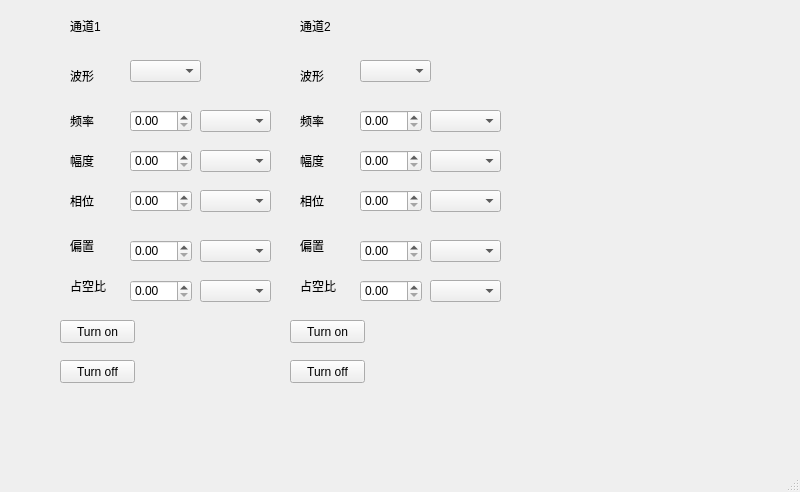
<?xml version="1.0" encoding="UTF-8"?>
<ui version="4.0">
 <class>MainWindow</class>
 <widget class="QMainWindow" name="MainWindow">
  <property name="geometry">
   <rect>
    <x>0</x>
    <y>0</y>
    <width>800</width>
    <height>492</height>
   </rect>
  </property>
  <property name="windowTitle">
   <string>MainWindow</string>
  </property>
  <widget class="QWidget" name="centralwidget">
   <widget class="QPushButton" name="TurnOn">
    <property name="geometry">
     <rect>
      <x>60</x>
      <y>320</y>
      <width>75</width>
      <height>23</height>
     </rect>
    </property>
    <property name="text">
     <string>Turn on</string>
    </property>
   </widget>
   <widget class="QLabel" name="label">
    <property name="geometry">
     <rect>
      <x>70</x>
      <y>110</y>
      <width>45</width>
      <height>21</height>
     </rect>
    </property>
    <property name="text">
     <string>频率</string>
    </property>
   </widget>
   <widget class="QLabel" name="label_2">
    <property name="geometry">
     <rect>
      <x>70</x>
      <y>150</y>
      <width>45</width>
      <height>21</height>
     </rect>
    </property>
    <property name="text">
     <string>幅度</string>
    </property>
   </widget>
   <widget class="QLabel" name="label_3">
    <property name="geometry">
     <rect>
      <x>70</x>
      <y>190</y>
      <width>45</width>
      <height>21</height>
     </rect>
    </property>
    <property name="text">
     <string>相位</string>
    </property>
   </widget>
   <widget class="QPushButton" name="TurnOff">
    <property name="geometry">
     <rect>
      <x>60</x>
      <y>360</y>
      <width>75</width>
      <height>23</height>
     </rect>
    </property>
    <property name="text">
     <string>Turn off</string>
    </property>
   </widget>
   <widget class="QLabel" name="label_4">
    <property name="geometry">
     <rect>
      <x>70</x>
      <y>240</y>
      <width>54</width>
      <height>12</height>
     </rect>
    </property>
    <property name="text">
     <string>偏置</string>
    </property>
   </widget>
   <widget class="QDoubleSpinBox" name="freqInput">
    <property name="geometry">
     <rect>
      <x>130</x>
      <y>110</y>
      <width>62</width>
      <height>22</height>
     </rect>
    </property>
    <property name="maximum">
     <double>20000.000000000000000</double>
    </property>
   </widget>
   <widget class="QDoubleSpinBox" name="ampInput">
    <property name="geometry">
     <rect>
      <x>130</x>
      <y>150</y>
      <width>62</width>
      <height>22</height>
     </rect>
    </property>
    <property name="singleStep">
     <double>0.100000000000000</double>
    </property>
   </widget>
   <widget class="QDoubleSpinBox" name="phiInput">
    <property name="geometry">
     <rect>
      <x>130</x>
      <y>190</y>
      <width>62</width>
      <height>22</height>
     </rect>
    </property>
    <property name="maximum">
     <double>360.000000000000000</double>
    </property>
   </widget>
   <widget class="QDoubleSpinBox" name="offsetInput">
    <property name="geometry">
     <rect>
      <x>130</x>
      <y>240</y>
      <width>62</width>
      <height>22</height>
     </rect>
    </property>
    <property name="singleStep">
     <double>0.100000000000000</double>
    </property>
   </widget>
   <widget class="QComboBox" name="freqMultiple">
    <property name="geometry">
     <rect>
      <x>200</x>
      <y>110</y>
      <width>71</width>
      <height>22</height>
     </rect>
    </property>
   </widget>
   <widget class="QComboBox" name="waveSelect">
    <property name="geometry">
     <rect>
      <x>130</x>
      <y>60</y>
      <width>71</width>
      <height>22</height>
     </rect>
    </property>
   </widget>
   <widget class="QLabel" name="label_5">
    <property name="geometry">
     <rect>
      <x>70</x>
      <y>70</y>
      <width>54</width>
      <height>12</height>
     </rect>
    </property>
    <property name="text">
     <string>波形</string>
    </property>
   </widget>
   <widget class="QLabel" name="label_6">
    <property name="geometry">
     <rect>
      <x>70</x>
      <y>280</y>
      <width>54</width>
      <height>12</height>
     </rect>
    </property>
    <property name="text">
     <string>占空比</string>
    </property>
   </widget>
   <widget class="QDoubleSpinBox" name="dutyInput">
    <property name="geometry">
     <rect>
      <x>130</x>
      <y>280</y>
      <width>62</width>
      <height>22</height>
     </rect>
    </property>
    <property name="maximum">
     <double>100.000000000000000</double>
    </property>
    <property name="singleStep">
     <double>10.000000000000000</double>
    </property>
   </widget>
   <widget class="QComboBox" name="ampMultiple">
    <property name="geometry">
     <rect>
      <x>200</x>
      <y>150</y>
      <width>71</width>
      <height>22</height>
     </rect>
    </property>
   </widget>
   <widget class="QComboBox" name="phiMultiple">
    <property name="geometry">
     <rect>
      <x>200</x>
      <y>190</y>
      <width>71</width>
      <height>22</height>
     </rect>
    </property>
   </widget>
   <widget class="QComboBox" name="offsetMultiple">
    <property name="geometry">
     <rect>
      <x>200</x>
      <y>240</y>
      <width>71</width>
      <height>22</height>
     </rect>
    </property>
   </widget>
   <widget class="QComboBox" name="dutyMultiple">
    <property name="geometry">
     <rect>
      <x>200</x>
      <y>280</y>
      <width>71</width>
      <height>22</height>
     </rect>
    </property>
   </widget>
   <widget class="QDoubleSpinBox" name="ampInput_2">
    <property name="geometry">
     <rect>
      <x>360</x>
      <y>150</y>
      <width>62</width>
      <height>22</height>
     </rect>
    </property>
    <property name="singleStep">
     <double>0.100000000000000</double>
    </property>
   </widget>
   <widget class="QComboBox" name="dutyMultiple_2">
    <property name="geometry">
     <rect>
      <x>430</x>
      <y>280</y>
      <width>71</width>
      <height>22</height>
     </rect>
    </property>
   </widget>
   <widget class="QLabel" name="label_7">
    <property name="geometry">
     <rect>
      <x>300</x>
      <y>70</y>
      <width>54</width>
      <height>12</height>
     </rect>
    </property>
    <property name="text">
     <string>波形</string>
    </property>
   </widget>
   <widget class="QLabel" name="label_8">
    <property name="geometry">
     <rect>
      <x>300</x>
      <y>190</y>
      <width>45</width>
      <height>21</height>
     </rect>
    </property>
    <property name="text">
     <string>相位</string>
    </property>
   </widget>
   <widget class="QLabel" name="label_9">
    <property name="geometry">
     <rect>
      <x>300</x>
      <y>110</y>
      <width>45</width>
      <height>21</height>
     </rect>
    </property>
    <property name="text">
     <string>频率</string>
    </property>
   </widget>
   <widget class="QDoubleSpinBox" name="phiInput_2">
    <property name="geometry">
     <rect>
      <x>360</x>
      <y>190</y>
      <width>62</width>
      <height>22</height>
     </rect>
    </property>
    <property name="maximum">
     <double>360.000000000000000</double>
    </property>
   </widget>
   <widget class="QDoubleSpinBox" name="freqInput_2">
    <property name="geometry">
     <rect>
      <x>360</x>
      <y>110</y>
      <width>62</width>
      <height>22</height>
     </rect>
    </property>
    <property name="maximum">
     <double>20000.000000000000000</double>
    </property>
   </widget>
   <widget class="QComboBox" name="offsetMultiple_2">
    <property name="geometry">
     <rect>
      <x>430</x>
      <y>240</y>
      <width>71</width>
      <height>22</height>
     </rect>
    </property>
   </widget>
   <widget class="QLabel" name="label_10">
    <property name="geometry">
     <rect>
      <x>300</x>
      <y>150</y>
      <width>45</width>
      <height>21</height>
     </rect>
    </property>
    <property name="text">
     <string>幅度</string>
    </property>
   </widget>
   <widget class="QLabel" name="label_11">
    <property name="geometry">
     <rect>
      <x>300</x>
      <y>240</y>
      <width>54</width>
      <height>12</height>
     </rect>
    </property>
    <property name="text">
     <string>偏置</string>
    </property>
   </widget>
   <widget class="QComboBox" name="ampMultiple_2">
    <property name="geometry">
     <rect>
      <x>430</x>
      <y>150</y>
      <width>71</width>
      <height>22</height>
     </rect>
    </property>
   </widget>
   <widget class="QPushButton" name="TurnOff_2">
    <property name="geometry">
     <rect>
      <x>290</x>
      <y>360</y>
      <width>75</width>
      <height>23</height>
     </rect>
    </property>
    <property name="text">
     <string>Turn off</string>
    </property>
   </widget>
   <widget class="QComboBox" name="freqMultiple_2">
    <property name="geometry">
     <rect>
      <x>430</x>
      <y>110</y>
      <width>71</width>
      <height>22</height>
     </rect>
    </property>
   </widget>
   <widget class="QLabel" name="label_12">
    <property name="geometry">
     <rect>
      <x>300</x>
      <y>280</y>
      <width>54</width>
      <height>12</height>
     </rect>
    </property>
    <property name="text">
     <string>占空比</string>
    </property>
   </widget>
   <widget class="QDoubleSpinBox" name="dutyInput_2">
    <property name="geometry">
     <rect>
      <x>360</x>
      <y>280</y>
      <width>62</width>
      <height>22</height>
     </rect>
    </property>
    <property name="maximum">
     <double>100.000000000000000</double>
    </property>
    <property name="singleStep">
     <double>10.000000000000000</double>
    </property>
   </widget>
   <widget class="QDoubleSpinBox" name="offsetInput_2">
    <property name="geometry">
     <rect>
      <x>360</x>
      <y>240</y>
      <width>62</width>
      <height>22</height>
     </rect>
    </property>
    <property name="singleStep">
     <double>0.100000000000000</double>
    </property>
   </widget>
   <widget class="QComboBox" name="waveSelect_2">
    <property name="geometry">
     <rect>
      <x>360</x>
      <y>60</y>
      <width>71</width>
      <height>22</height>
     </rect>
    </property>
   </widget>
   <widget class="QPushButton" name="TurnOn_2">
    <property name="geometry">
     <rect>
      <x>290</x>
      <y>320</y>
      <width>75</width>
      <height>23</height>
     </rect>
    </property>
    <property name="text">
     <string>Turn on</string>
    </property>
   </widget>
   <widget class="QComboBox" name="phiMultiple_2">
    <property name="geometry">
     <rect>
      <x>430</x>
      <y>190</y>
      <width>71</width>
      <height>22</height>
     </rect>
    </property>
   </widget>
   <widget class="QLabel" name="label_13">
    <property name="geometry">
     <rect>
      <x>70</x>
      <y>20</y>
      <width>54</width>
      <height>12</height>
     </rect>
    </property>
    <property name="text">
     <string>通道1</string>
    </property>
   </widget>
   <widget class="QLabel" name="label_14">
    <property name="geometry">
     <rect>
      <x>300</x>
      <y>20</y>
      <width>54</width>
      <height>12</height>
     </rect>
    </property>
    <property name="text">
     <string>通道2</string>
    </property>
   </widget>
  </widget>
  <widget class="QStatusBar" name="statusbar"/>
 </widget>
 <resources/>
 <connections/>
</ui>
